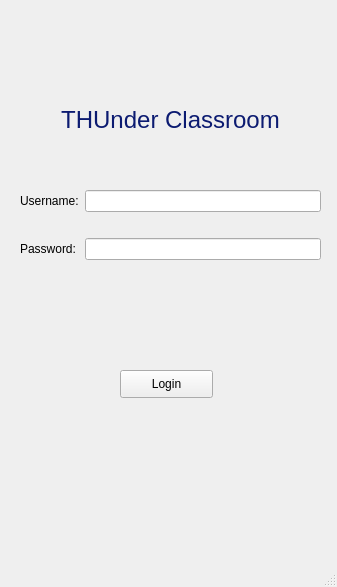
<?xml version="1.0" encoding="UTF-8"?>
<ui version="4.0">
 <class>LoginPage</class>
 <widget class="QMainWindow" name="LoginPage">
  <property name="geometry">
   <rect>
    <x>0</x>
    <y>0</y>
    <width>337</width>
    <height>587</height>
   </rect>
  </property>
  <property name="windowTitle">
   <string>LoginPage</string>
  </property>
  <widget class="QWidget" name="centralwidget">
   <widget class="QPushButton" name="b_login">
    <property name="geometry">
     <rect>
      <x>120</x>
      <y>370</y>
      <width>93</width>
      <height>28</height>
     </rect>
    </property>
    <property name="text">
     <string>Login</string>
    </property>
   </widget>
   <widget class="QLabel" name="lbl_thunderclassroom">
    <property name="geometry">
     <rect>
      <x>40</x>
      <y>80</y>
      <width>261</width>
      <height>81</height>
     </rect>
    </property>
    <property name="text">
     <string>&lt;html&gt;&lt;head/&gt;&lt;body&gt;&lt;p align=&quot;center&quot;&gt;&lt;span style=&quot; font-size:18pt; color:#0c1b71;&quot;&gt;THUnder Classroom&lt;/span&gt;&lt;/p&gt;&lt;/body&gt;&lt;/html&gt;</string>
    </property>
   </widget>
   <widget class="QWidget" name="">
    <property name="geometry">
     <rect>
      <x>20</x>
      <y>190</y>
      <width>301</width>
      <height>131</height>
     </rect>
    </property>
    <layout class="QFormLayout" name="formLayout">
     <item row="0" column="0">
      <widget class="QLabel" name="lbl_username">
       <property name="text">
        <string>Username:</string>
       </property>
      </widget>
     </item>
     <item row="0" column="1">
      <widget class="QLineEdit" name="le_username"/>
     </item>
     <item row="1" column="1">
      <widget class="QLabel" name="lbl_usernamealert">
       <property name="text">
        <string/>
       </property>
      </widget>
     </item>
     <item row="2" column="0">
      <widget class="QLabel" name="lbl_pswd">
       <property name="text">
        <string>Password:</string>
       </property>
      </widget>
     </item>
     <item row="2" column="1">
      <widget class="QLineEdit" name="le_pswd"/>
     </item>
     <item row="3" column="1">
      <widget class="QLabel" name="lbl_pswdalert">
       <property name="text">
        <string/>
       </property>
      </widget>
     </item>
    </layout>
   </widget>
  </widget>
  <widget class="QMenuBar" name="menubar">
   <property name="geometry">
    <rect>
     <x>0</x>
     <y>0</y>
     <width>337</width>
     <height>26</height>
    </rect>
   </property>
  </widget>
  <widget class="QStatusBar" name="statusbar"/>
 </widget>
 <resources/>
 <connections/>
</ui>
